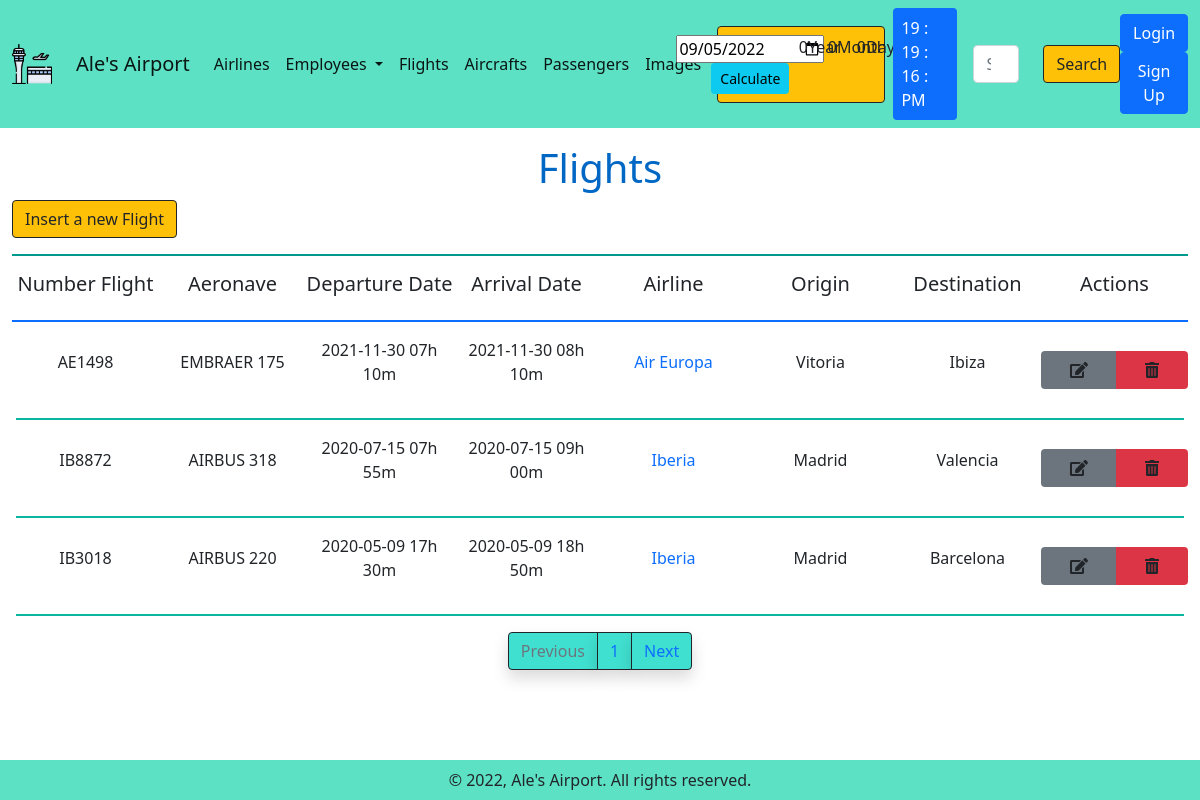
Page /flights.php on the committed database.
### tables this page shows
CREATE TABLE `014_vuelos` (
  `idvuelo` smallint(5) UNSIGNED NOT NULL,
  `codvuelo` varchar(10) NOT NULL,
  `fechorasalida` datetime NOT NULL,
  `fechahorallegada` datetime NOT NULL,
  `codIATAaerolinea` char(4) NOT NULL,
  `idaeronave` smallint(5) UNSIGNED NOT NULL,
  `idaeropuerto` smallint(5) UNSIGNED NOT NULL,
  `idaeropuertodestino` smallint(5) UNSIGNED NOT NULL
);

CREATE TABLE `002_fabricantes` (
  `idfabricante` smallint(5) UNSIGNED NOT NULL,
  `nomfabricante` varchar(10) NOT NULL
);

CREATE TABLE `003_modelos` (
  `idmodelo` smallint(5) UNSIGNED NOT NULL,
  `modelo` varchar(7) NOT NULL,
  `numasientos` smallint(5) UNSIGNED NOT NULL COMMENT 'numero de asientos por defecto',
  `idfabricante` smallint(5) UNSIGNED NOT NULL
);

CREATE TABLE `004_ciudades` (
  `codIATAciudad` char(4) NOT NULL,
  `nomciudad` varchar(20) NOT NULL
);

### flights.php (called while the page is built, shortened)
<?php
    require ("lib/mod04_presentacion.php");
    if ( isset( $_GET[ "page" ] ) ) {
        $numPage = intval( $_GET[ "page" ] );
        if ( $numPage < 1 ) {
            $numPage = 1;
        }
    } else {
        $numPage = 1;
    }
    $numRowsPerPage = 3;
    $listFlights = mod04_pagination( $numPage, $numRowsPerPage, 'flights');
    require ("view/view_flights.php");
?>

### lib/mod03_logica.php (called while the page is built, shortened)
<?php
    require ("mod02_accesodatos.php");
    function mod03_getDataFlights( $numPage, $numRowsPerPage ) {
        $numRowIni = ( $numPage - 1 ) * $numRowsPerPage;
        $arDataFlights = mod02_getDataFlights( $numRowIni, $numRowsPerPage );
        switch ( $arDataFlights[ "status" ][ "codError" ] ) {
            case "000":
                $arDataFlights[ "numPages" ] = ceil( $arDataFlights["status"][ "numRows" ] / $numRowsPerPage );
                $arDataFlights[ "numPageActual" ] = $numPage;
                foreach($arDataFlights['data'] as $key01 => $flight) {
                    foreach ($flight as $key02 => $value) {
                        if($key02 === 'departureHour' || $key02 === 'arrivalHour') {
                            $arDataFlights['data'][$key01][$key02]= mod03_formatHour($value);
                        }
                    }
                }
                break;
        }
        return $arDataFlights;
    }
    function mod03_formatHour($hour){
        $newHour = explode(':', $hour)[0].'h '.explode(':', $hour)[1].'m';
        return $newHour;
    }
?>

### lib/mod02_accesodatos.php (called while the page is built, shortened)
<?php
    function mod02_executeQuery( $strSQL, $arAttributes) {
        $link = mod01_conectoBD();
        $result = mysqli_query( $link, $strSQL );
        if ( $result ) {
            $numRows = mysqli_num_rows( $result );
            if ( $numRows !== 0 ) {
                $arRetorno[ "status" ][ "codError" ] = "000";
                $arRetorno[ "status" ][ "numRows" ] = $numRows;
                $i = 0;
                while ( $row = mysqli_fetch_array( $result, MYSQLI_ASSOC ) ) {
                    foreach( $arAttributes as $value ) {
                        if ( isset( $value[ 2 ] ) ) {
                            if ( $value[ 2 ] === "bool" ) {
                                $arRetorno[ "data" ][ $i ][ $value[ 1 ] ] = (bool)$row[ $value[ 0 ] ];
                            }
                        } else {
                            $arRetorno[ "data" ][ $i ][ $value[ 1 ] ] = $row[ $value[ 0 ] ];
                        }
                    }
                    $i++;
                }
            } else {
                $arRetorno[ "status" ][ "codError" ] = "001";
                $arRetorno[ "status" ][ "strSQL" ] = $strSQL;
            }
        } else {
            $arRetorno[ "status" ][ "codError" ] = "002";
            $arRetorno[ "status" ][ "strSQL" ] = $strSQL;
            $arRetorno[ "status" ][ "codErrorSQL" ] = mysqli_errno( $link );
            $arRetorno[ "status" ][ "desErrorSQL" ] = mysqli_error( $link );
        }
        return $arRetorno;
    }
    function mod02_getDataFlights( $numRowIni, $numRowsPerPage ) {
        $arAttributes = [
                            [ "idvuelo",            "flightId"      ],
                            [ "numeroVuelo",        "flightCode"    ],
                            [ "codIATAaerolinea",   "codIATA"       ],
                            [ "fechaSalida",        "departureDate" ],
                            [ "horaSalida",         "departureHour" ],
                            [ "fechaLlegada",       "arrivalDate"   ],
                            [ "horaLlegada",        "arrivalHour"   ],
                            [ "nomaerolinea",       "nameAirline"   ],
                            [ "nomfabricante",      "maker"         ],
                            [ "modelo",             "model"         ],
                            [ "origen",             "departure"     ],
                            [ "destino",            "arrival"       ]
                        ];
        $arAttributes02 = [ [ "idvuelo",    "flightId" ] ];
        $strSQL =   "  SELECT   `idvuelo`,
                                `codvuelo` AS 'numeroVuelo',
                                AE.`codIATAaerolinea`,
                                `nomaerolinea`,
                                DATE(`fechorasalida`) AS 'fechaSalida', TIME(`fechorasalida`) AS 'horaSalida',
                                DATE(`fechahorallegada`) AS 'fechaLlegada', TIME(`fechahorallegada`) AS 'horaLlegada',
                                `nomaerolinea` AS aerolinea,
                                C.`nomciudad`AS origen,
                                CI.`nomciudad` AS destino,
                                `nomfabricante`,
                                `modelo`
                            FROM `014_vuelos` V
                            INNER JOIN `007_aerolineas` AE
                            ON V.`codIATAaerolinea`= AE.`codIATAaerolinea`
                            INNER JOIN `012_aeropuertos` A1
                            ON V.`idaeropuerto` = A1.`idaeropuerto`
                            INNER JOIN `012_aeropuertos` A2
                            ON V.`idaeropuertodestino` = A2.`idaeropuerto`
                            INNER JOIN `004_ciudades` C
                            ON A1.`codIATAciudad`= C.`codIATAciudad`
                            INNER JOIN `004_ciudades` CI
                            ON A2.`codIATAciudad`= CI.`codIATAciudad`
                            INNER JOIN `013_aeronaves` A
                            ON V.`idaeronave`= A.`idaeronave`
                            INNER JOIN `003_modelos` M
                            ON A.`idmodelo`= M.`idmodelo`
                            INNER JOIN `002_fabricantes` F
                            ON M.`idfabricante`= F.`idfabricante`
                            ORDER BY `idvuelo`DESC
                            LIMIT $numRowIni, $numRowsPerPage
                    ";
        $strSQLCount = "SELECT `idvuelo` FROM `014_vuelos`";
        $arRetorno = mod02_executeQuery( $strSQL, $arAttributes );
        $arRetorno["totalRows"] = mod02_executeQuery( $strSQLCount, $arAttributes02 )["status"]["numRows"];
        return $arRetorno;
    }
?>

### lib/mod04_presentacion.php (shortened to what this page needs)
<?php
	require( "mod03_logica.php" );
    function mod04_pagination( $numPage, $numRowsPerPage, $category ){
        switch ($category) {
            case 'flights':
                $arData = mod03_getDataFlights($numPage, $numRowsPerPage);
                $previous = $arData[ "numPageActual" ] - 1;
                $current = $arData[ "numPageActual" ];
                $next = $arData[ "numPageActual" ] + 1 ;
                $pages  = ceil($arData[ "totalRows" ] / $numRowsPerPage);
                switch ( $arData[ "status"][ "codError"] ) {
                    case "000":
                        $strDataFlights = <<<HTML
                                                <div class='container-fluid'>
                                                    <h1 class='text-center mt-3 f-green-blue'>Flights</h1>
                                                    <a class='insert-flight btn btn-warning btn-outline-dark'  role='button'>Insert a new Flight</a>
                                                    <hr class='border border-1 border-persian opacity-100'>
                                                        <div class='d-flex justify-content-start align-items-center'>
                                                            <h5 class='col text-center'>Number Flight</h5>
                                                            <h5 class='col text-center d-none d-md-block'>Aeronave</h5>
                                                            <h5 class='col text-center d-none d-md-block'>Departure Date</h5>
                                                            <h5 class='col text-center d-none d-md-block'>Arrival Date</h5>
                                                            <h5 class='col text-center'>Airline</h5>
                                                            <h5 class='col text-center'>Origin </h5>
                                                            <h5 class='col text-center'>Destination</h5>
                                                            <h5 class='col text-center'>Actions</h5>
                                                        </div>
                                                        <hr class='border border-primary opacity-100'>
                                            HTML;
                        foreach ($arData['data']  as $flight) {
                            $strDataFlights.= <<<HTML
                                                    <div id='div{$flight[ "flightCode" ]}' class='d-flex justify-content-start align-items-center'>
                                                        <p name='flightId' class='hidden' value='{$flight[ "flightId" ]}' >{$flight[ "flightCode" ]}</p>
                                                        <p name='flightCode' class='col text-center fs-6' value='{$flight[ "flightCode" ]}' >{$flight[ "flightCode" ]}</p>
                                                        <p name='aircraft' class='col text-center fs-6 d-none d-md-block' value='{$flight[ "maker" ]} {$flight[ "model" ]}'>{$flight[ "maker" ]} {$flight[ "model" ]}</p>
                                                        <p name='departuredate' class='col text-center fs-6 d-none d-md-block'>{$flight[ "departureDate" ]} {$flight[ "departureHour" ]}</p>
                                                        <p name='arrivaldate' class='col text-center fs-6 d-none d-md-block'>{$flight[ "arrivalDate" ]} {$flight[ "arrivalHour" ]}</p>
                                                        <p name='airline' class='col text-center fs-6'><a class='text-capitalize text-decoration-none' href='airlines.php?codIATA={$flight[ 'codIATA' ]}'>{$flight[ 'nameAirline' ]}</a></p>
                                                        <p name='origin' class='col text-center fs-6'>{$flight[ "departure" ]}</p>
                                                        <p name='destination' class='col text-center fs-6'>{$flight[ "arrival" ]}</p>
                                                        <div class=' col btn-group'>
                                                                <a data-id='{$flight[ "flightCode" ]}' class='btnedit btn bg-secondary' href='#'>
                                                                    <i class='fas fa-edit'></i>
                                                                </a>
                                                                <a data-id='{$flight[ "flightId" ]}' class='btndelete btn bg-danger' href='#'>
                                                                    <i class='fas fa-trash-alt'></i>
                                                                </a>
                                                            </div>
                                                    </div>
                                                    <hr class='mx-1 border border-1 border-greenblue opacity-100'>
                                                HTML;
                        }
                        $strDataFlights.= <<<HTML
                                                </div>
                                                <nav class='' aria-label='Page navigation example'>
                                                    <ul class='pagination justify-content-center'>
                                            HTML;
                        if ($current == 1) {
                                $strDataFlights.= <<<HTML
                                                            <li class='page-item disabled'>
                                                    HTML;
                        } else {
                                $strDataFlights.= <<<HTML
                                                        <li class='page-item'>
                                                    HTML;
                        }
                        $strDataFlights.= <<<HTML
                                                    <a class='page-link border border-1 border-dark bg-turquoise shadow' href='flights.php?page=$previous'>Previous</a>
                                                </li>
                                                <li class='page-item'><a class='page-link border border-1 border-dark bg-turquoise shadow' href='#'>$current</a></li>
                                            HTML;
                        if ($current === intval($pages)) {
                            $strDataFlights.= <<<HTML
                                                    <li class='page-item disabled'>
                                                HTML;
                        } else {
                            $strDataFlights.= <<<HTML
                                                    <li class='page-item'>
                                                HTML;
                        }
                        $strDataFlights.= <<<HTML
                                                    <a class='page-link border border-1 border-dark bg-turquoise shadow' href='flights.php?page=$next'>Next</a>
                                                        </li>
                                                    </ul>
                                                </nav>
                                            HTML;
                        break;
                }
                break;
        }
        return $strDataFlights;
    }
?>

### css/general.css (style rules this page uses)
body { margin: 0; box-sizing: border-box; }
.bg-turquoise { background-color: turquoise !important; }
.f-green-blue { color: #0067c5 !important; }
.border-persian { border-color: #01998d !important; }
.border-greenblue { border-color: #0AB69F !important; }

### rows in the picture
014_vuelos: codvuelo "AE1498", 002_fabricantes.nomfabricante "EMBRAER", 003_modelos.modelo "175", flight "2021-11-30", flight "07h 10m", flight "08h 10m", flight "Air Europa", 004_ciudades.nomciudad "Vitoria", 004_ciudades.nomciudad "Ibiza"
014_vuelos: codvuelo "IB8872", 002_fabricantes.nomfabricante "AIRBUS", 003_modelos.modelo "318", flight "2020-07-15", flight "07h 55m", flight "09h 00m", flight "Iberia", 004_ciudades.nomciudad "Madrid", 004_ciudades.nomciudad "Valencia"
014_vuelos: codvuelo "IB3018", 002_fabricantes.nomfabricante "AIRBUS", 003_modelos.modelo "220", flight "2020-05-09", flight "17h 30m", flight "18h 50m", flight "Iberia", 004_ciudades.nomciudad "Madrid", 004_ciudades.nomciudad "Barcelona"

### other values in the picture
$current "1"
